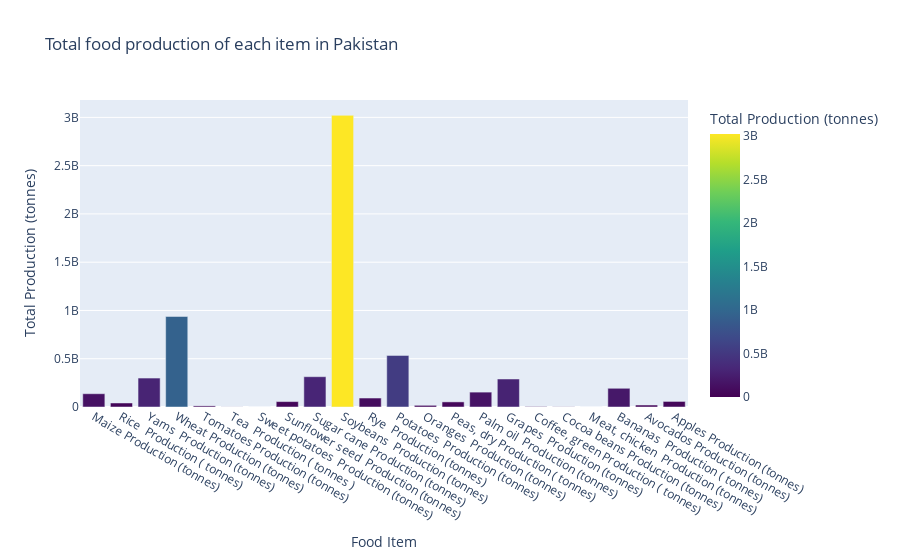

Notebook code for this chart:
### Markdown cell above
#### Total Production of each food in 'Pakistan'

### Code cell
pak_data = df[df['Entity']=='Pakistan']

# Aggregate the data to get the total production of each food item
total_pak_production = pak_data.sum(numeric_only=True)
# Drop the 'Year' column from the aggregation
total_pak_production = total_pak_production.drop(['Year'])
# Reset index to convert Series to DataFrame
total_pak_production = total_pak_production.reset_index()

total_pak_production.columns = ['Food Item', 'Total Production (tonnes)']

fig = px.bar(total_pak_production,
            x = 'Food Item',
            y = 'Total Production (tonnes)',
            title = 'Total food production of each item in Pakistan',
            labels={'Food Item': 'Food Item', 'Total Production (tonnes)': 'Total Production (tonnes)'},
            color='Total Production (tonnes)',  # Optional: to color bars based on production value
            color_continuous_scale='Viridis') 
fig.show()

### Figure 1 — Plotly figure (JSON) as saved in the notebook; plotly's stock layout.template omitted (floating-point values rounded to 4 significant figures)
{"data": [{"alignmentgroup": "True", "hovertemplate": "Food Item=%{x}<br>Total Production (tonnes)=%{marker.color}<extra></extra>", "legendgroup": "", "marker": {"color": [137583512, 41746752, 299900000.0, 937868524, 11500000.0, 976400.0, 114850, 56020000.0, 313800000.0, 3021000000.0, 92920000.0, 534386287, 17180000.0, 52980000.0, 154300000.0, 289900000.0, 3902000.0, 1776000.0, 297700.0, 193900000.0, 20430000.0, 57710000.0], "coloraxis": "coloraxis", "pattern": {"shape": ""}}, "name": "", "offsetgroup": "", "orientation": "v", "showlegend": false, "textposition": "auto", "type": "bar", "x": ["Maize Production (tonnes)", "Rice  Production ( tonnes)", "Yams  Production (tonnes)", "Wheat Production (tonnes)", "Tomatoes Production (tonnes)", "Tea  Production ( tonnes )", "Sweet potatoes  Production (tonnes)", "Sunflower seed  Production (tonnes)", "Sugar cane Production (tonnes)", "Soybeans  Production (tonnes)", "Rye  Production (tonnes)", "Potatoes  Production (tonnes)", "Oranges  Production (tonnes)", "Peas, dry Production ( tonnes)", "Palm oil  Production (tonnes)", "Grapes  Production (tonnes)", "Coffee, green Production ( tonnes)", "Cocoa beans Production (tonnes)", "Meat, chicken  Production (tonnes)", "Bananas  Production ( tonnes)", "Avocados Production (tonnes)", "Apples Production (tonnes)"], "xaxis": "x", "y": [137583512, 41746752, 299900000.0, 937868524, 11500000.0, 976400.0, 114850, 56020000.0, 313800000.0, 3021000000.0, 92920000.0, 534386287, 17180000.0, 52980000.0, 154300000.0, 289900000.0, 3902000.0, 1776000.0, 297700.0, 193900000.0, 20430000.0, 57710000.0], "yaxis": "y"}], "layout": {"barmode": "relative", "coloraxis": {"colorbar": {"title": {"text": "Total Production (tonnes)"}}, "colorscale": [[0, "#440154"], [0.1111, "#482878"], [0.2222, "#3e4989"], [0.3333, "#31688e"], [0.4444, "#26828e"], [0.5556, "#1f9e89"], [0.6667, "#35b779"], [0.7778, "#6ece58"], [0.8889, "#b5de2b"], [1, "#fde725"]]}, "legend": {"tracegroupgap": 0}, "title": {"text": "Total food production of each item in Pakistan"}, "xaxis": {"anchor": "y", "domain": [0, 1], "title": {"text": "Food Item"}}, "yaxis": {"anchor": "x", "domain": [0, 1], "title": {"text": "Total Production (tonnes)"}}}}
